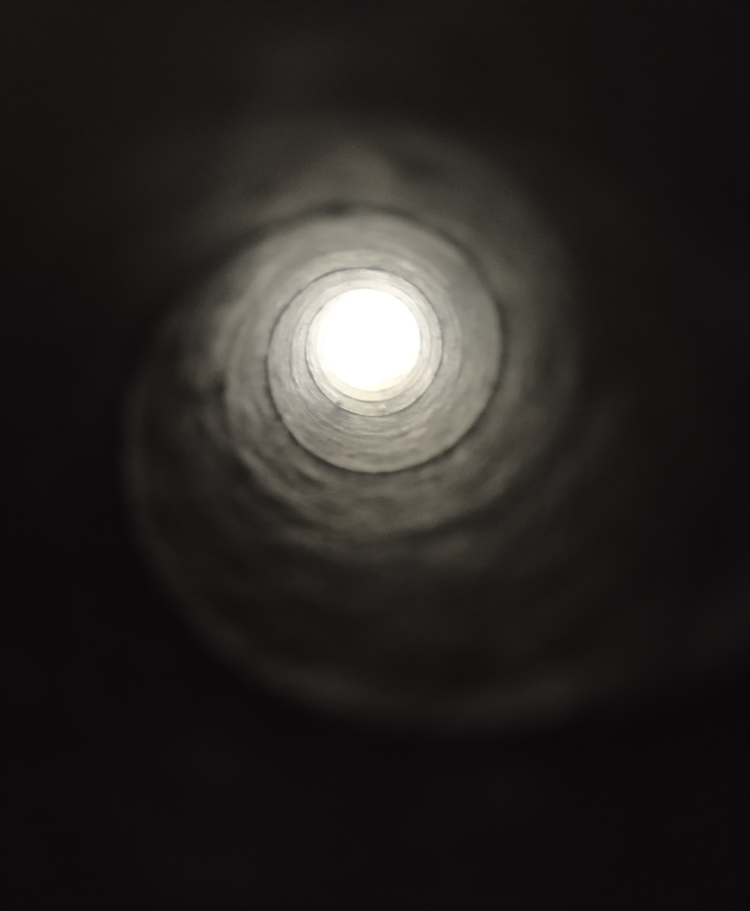
#> input picture data/provided/problem3/tunnel_image.jpg, 3000 x 3644 px (shown at 1/4 size)
$ python problem3.py
#> lines starting #> are read from the running program, lines starting #| are printed output that depends on the picture; after the words box and inside, x2 and y2 are one past the last pixel; in counts of white or black regions, pixels touching at a corner belong together
### src/dip_a2/filters.py
"""Frequency-domain filter transfer functions (ideal / Butterworth / Gaussian),
built from their formulas with plain NumPy array arithmetic, plus the mandated
zero-pad -> centre -> multiply -> invert -> crop filtering pipeline.

numpy.fft is used for the forward/inverse transforms themselves (explicitly allowed
for this problem by the assignment); only the transfer functions H(u,v) and the
pipeline plumbing are "from scratch".
"""
import numpy as np

from .dft import fftshift2d, ifftshift2d
from .utils import zero_pad_to


def radial_distance(shape) -> np.ndarray:
    """D(u,v): distance from the centre of a P x Q frequency rectangle."""
    P, Q = shape
    u = np.arange(P).reshape(-1, 1) - P // 2
    v = np.arange(Q).reshape(1, -1) - Q // 2
    return np.sqrt(u.astype(np.float64) ** 2 + v.astype(np.float64) ** 2)


# [20 lines left out: function make_filter, not called in this run]


def make_homomorphic_filter(shape, D0: float, gammaL: float, gammaH: float, c: float = 1.0) -> np.ndarray:
    """Homomorphic high-frequency-emphasis filter, applied to log I:

    H(u,v) = (gammaH - gammaL) * (1 - exp(-c * D^2 / D0^2)) + gammaL
    """
    D = radial_distance(shape)
    return (gammaH - gammaL) * (1.0 - np.exp(-c * D ** 2 / D0 ** 2)) + gammaL


# [14 lines left out: function filter_pipeline, not called in this run]


def filter_pipeline_reflect(image: np.ndarray, H: np.ndarray) -> np.ndarray:
    """Same as filter_pipeline, but pads with mirror-symmetric reflection instead of
    zeros.

    Zero-padding necessarily introduces a sharp, high-amplitude discontinuity right at
    the image's own boundary (real content jumping to 0). For a mild low/high-pass
    filter this is a minor edge effect (Problem 1 Sec 1.3), but for a filter with a
    strong, broadband high-frequency *gain* (like homomorphic high-frequency emphasis,
    gammaH several times gammaL), that one discontinuity gets amplified into a severe
    ringing spike concentrated at the image boundary -- bad enough to dominate the
    image's own min/max and wreck any min-max rescale of the result. (NB: because
    circular convolution is shift-invariant, simply moving *where* the image sits
    within the zero-padded canvas changes nothing about this -- the artifact is tied to
    the image's own content-to-zero edge, not its position in the periodic canvas.)
    Reflecting the image at its own boundary instead removes that artificial
    discontinuity altogether (the padded region continues the image's own intensity
    smoothly), eliminating the spike. `numpy.pad(..., mode="symmetric")` is plain NumPy
    array manipulation, not a disallowed library filtering routine.
    """
    M, N = image.shape
    P, Q = H.shape
    padded = np.pad(image.astype(np.float64), ((0, P - M), (0, Q - N)), mode="symmetric")
    F = np.fft.fft2(padded)
    F_centered = fftshift2d(F)
    G_centered = F_centered * H
    G = ifftshift2d(G_centered)
    g_padded = np.real(np.fft.ifft2(G))
    return g_padded[:M, :N]

### src/dip_a2/dft.py
"""From-scratch Discrete Fourier Transform machinery (NumPy array arithmetic only).

Used across the assignment wherever a 2-D DFT/IDFT is needed. ``numpy.fft`` is only
used elsewhere for validation against this implementation, never to compute it.
"""
import numpy as np


# [5 lines left out: function dft_matrix, not called in this run]


def idft_matrix(N: int) -> np.ndarray:
    """Return the N x N inverse-DFT matrix, i.e. conj(W_N) / N."""
    return np.conj(dft_matrix(N)) / N


# [14 lines left out: functions dft2d, idft2d, not called in this run]


def fftshift2d(F: np.ndarray) -> np.ndarray:
    """Shift zero-frequency component to the array centre (from scratch, no np.fft)."""
    M, N = F.shape
    return np.roll(np.roll(F, M // 2, axis=0), N // 2, axis=1)


def ifftshift2d(F: np.ndarray) -> np.ndarray:
    """Inverse of fftshift2d (correct for both even and odd dimensions)."""
    M, N = F.shape
    return np.roll(np.roll(F, -(M // 2), axis=0), -(N // 2), axis=1)

### src/dip_a2/utils.py
"""Shared I/O and small helpers (image loading, zero-padding, etc.)."""
import numpy as np


# [29 lines left out: functions zero_pad_to, convolve2d_valid, gaussian_kernel2d, not called in this run]


def histogram_equalize(image: np.ndarray) -> np.ndarray:
    """Global histogram equalization on an 8-bit-range image, from scratch.

    Builds the 256-bin histogram, its normalized CDF, and maps each pixel through it.
    """
    img_u8 = np.clip(image, 0, 255).astype(np.uint8)
    hist = np.bincount(img_u8.ravel(), minlength=256).astype(np.float64)
    cdf = np.cumsum(hist)
    cdf /= cdf[-1]
    lut = np.round(cdf * 255.0).astype(np.float64)
    return lut[img_u8]

### problems/problem3_homomorphic/problem3.py
"""
Problem 3 -- Homomorphic Filtering: Illumination and Reflectance (10 pts)

Runs 3.1 (illustrative log-order demonstration) and 3.2 (implement/tune + histogram
equalization comparison) end to end, writing figures/tables to results/.

No disallowed library (scipy.ndimage/scipy.signal/cv2/skimage) is used anywhere in
this problem. PIL is used only for image I/O and a one-time downsample of the huge
source photo (a practical loading step, not one of the implemented operations).
"""
import json
import platform
import subprocess
import sys
from pathlib import Path

import matplotlib
matplotlib.use("Agg")
import matplotlib.pyplot as plt
import numpy as np
from PIL import Image

sys.path.insert(0, str(Path(__file__).resolve().parents[2] / "src"))
from dip_a2.filters import make_homomorphic_filter, filter_pipeline_reflect  # noqa: E402
from dip_a2.utils import histogram_equalize  # noqa: E402

HERE = Path(__file__).resolve().parent
DATA = HERE.parents[1] / "data"
RESULTS = HERE / "results"
RESULTS.mkdir(exist_ok=True)


def log(msg):
    print(f"[problem3] {msg}")


def record_machine_info():
    info = {"numpy_version": np.__version__}
    try:
        with open("/proc/cpuinfo") as f:
            for line in f:
                if line.startswith("model name"):
                    info["cpu_model"] = line.split(":", 1)[1].strip()
                    break
        info["logical_cpus"] = subprocess.run(["nproc"], capture_output=True, text=True).stdout.strip()
    except Exception:
        pass
    try:
        with open("/proc/meminfo") as f:
            for line in f:
                if line.startswith("MemTotal"):
                    info["ram_gb"] = round(int(line.split()[1]) / 1024 / 1024, 2)
                    break
    except Exception:
        pass
    info["platform"] = platform.platform()
    (RESULTS / "machine_info.json").write_text(json.dumps(info, indent=2))
    log(f"machine info: {info}")
    return info


def load_and_downsample(path, max_dim=900):
    im = Image.open(path).convert("L")
    w, h = im.size
    scale = max_dim / max(w, h)
    new_size = (max(1, int(round(w * scale))), max(1, int(round(h * scale))))
    im_small = im.resize(new_size, Image.LANCZOS)
    arr = np.asarray(im_small, dtype=np.float64)
    log(f"loaded {path.name}: original {im.size}, downsampled to {im_small.size}")
    return arr


# ---------------------------------------------------------------------------
# 3.1 Illustrative demonstration: why log must precede the FFT
# ---------------------------------------------------------------------------
def section_3_1(img):
    F = np.fft.fft2(img)
    log_mag_spectrum = np.log1p(np.abs(np.fft.fftshift(F)))  # log(|FFT(I)|): real, no phase

    log_img = np.log1p(img)
    F_of_log = np.fft.fft2(log_img)
    mag_of_F_of_log = np.log1p(np.abs(np.fft.fftshift(F_of_log)))  # |FFT(log I)|, in log display

    # quantify that log(|FFT(I)|) and |FFT(log I)| are simply different quantities
    a = log_mag_spectrum.ravel()
    b = mag_of_F_of_log.ravel()
    a_n = (a - a.mean()) / (a.std() + 1e-12)
    b_n = (b - b.mean()) / (b.std() + 1e-12)
    correlation = float(np.mean(a_n * b_n))

    fig, axes = plt.subplots(1, 2, figsize=(10, 5))
    axes[0].imshow(log_mag_spectrum, cmap="viridis")
    axes[0].set_title("log(|FFT(I)|)  (log-magnitude spectrum of I)")
    axes[0].axis("off")
    axes[1].imshow(mag_of_F_of_log, cmap="viridis")
    axes[1].set_title("log(|FFT(log I)|)  (spectrum of log I)")
    axes[1].axis("off")
    fig.tight_layout()
    fig.savefig(RESULTS / "3_1_log_order_demo.png", dpi=150)
    plt.close(fig)

    result = {
        "correlation_between_the_two_spectra": correlation,
        "note": "log(|FFT(I)|) is a real, phase-less display quantity and cannot be "
                "inverse-transformed back to a spatial image at all (phase was "
                "discarded by |.|); FFT(log I) is a full complex spectrum (magnitude "
                "AND phase) that CAN be correctly inverted. The two are also simply "
                "different arrays (log and FFT do not commute), confirmed by their "
                "low correlation below.",
    }
    log(f"3.1 log-order demo: correlation={correlation:.4f} (low/unrelated, as expected)")
    (RESULTS / "3_1_result.json").write_text(json.dumps(result, indent=2))
    return result


# ---------------------------------------------------------------------------
# 3.2 Implement and tune
# ---------------------------------------------------------------------------
def apply_homomorphic(image, D0, gammaL, gammaH, c=1.0):
    """Homomorphic filter, then rescale (min-max stretch) back to [0,255].

    The gammaL/gammaH gains act as multipliers in the LOG domain, so after
    exponentiating the result sits at a different absolute brightness level than the
    input (e.g. gammaL<1 compresses the illumination/DC term, which after exp() can
    collapse the whole image far below 0-255). Rescaling to use the full display range
    is standard practice for presenting homomorphic-filter output, and is what actually
    reveals the illumination-flattening/reflectance-detail effect.
    """
    M, N = image.shape
    P, Q = 2 * M, 2 * N
    H = make_homomorphic_filter((P, Q), D0, gammaL, gammaH, c)
    log_img = np.log1p(image)
    filtered_log = filter_pipeline_reflect(log_img, H)
    out = np.expm1(filtered_log)
    out_min, out_max = out.min(), out.max()
    out_stretched = (out - out_min) / (out_max - out_min + 1e-12) * 255.0
    return out_stretched


def find_extreme_blocks(image, block=50, margin=1):
    """Tile `image` into `block`x`block` tiles; return (shadow_slice, bright_slice)
    as the darkest / brightest tile by mean intensity, excluding the outermost ring
    of tiles (margin) to avoid pure-border artifacts."""
    M, N = image.shape
    rows = M // block
    cols = N // block
    means = np.zeros((rows, cols))
    for i in range(rows):
        for j in range(cols):
            means[i, j] = image[i * block:(i + 1) * block, j * block:(j + 1) * block].mean()
    means_interior = means[margin:rows - margin, margin:cols - margin]
    dark_idx = np.unravel_index(np.argmin(means_interior), means_interior.shape)
    bright_idx = np.unravel_index(np.argmax(means_interior), means_interior.shape)
    di, dj = dark_idx[0] + margin, dark_idx[1] + margin
    bi, bj = bright_idx[0] + margin, bright_idx[1] + margin
    shadow_slice = (slice(di * block, (di + 1) * block), slice(dj * block, (dj + 1) * block))
    bright_slice = (slice(bi * block, (bi + 1) * block), slice(bj * block, (bj + 1) * block))
    return shadow_slice, bright_slice


def section_3_2(img):
    M, N = img.shape

    # --- gammaL x gammaH sweep at a representative D0 ---
    D0_fixed = 60.0
    gammaLs = [0.25, 0.5, 0.75]
    gammaHs = [1.5, 2.0, 3.0]
    fig, axes = plt.subplots(len(gammaLs), len(gammaHs), figsize=(4 * len(gammaHs), 4 * len(gammaLs)))
    for i, gL in enumerate(gammaLs):
        for j, gH in enumerate(gammaHs):
            out = apply_homomorphic(img, D0_fixed, gL, gH)
            axes[i, j].imshow(out, cmap="gray", vmin=0, vmax=255)
            axes[i, j].set_title(f"gL={gL}, gH={gH}")
            axes[i, j].axis("off")
    fig.suptitle(f"gammaL x gammaH sweep at D0={D0_fixed}")
    fig.tight_layout()
    fig.savefig(RESULTS / "3_2_gamma_sweep.png", dpi=150)
    plt.close(fig)
    log("3.2 gamma sweep grid saved")

    # --- D0 sweep at an aggressive (gammaL, gammaH) to surface halos ---
    gL_aggr, gH_aggr = 0.2, 3.5
    D0s = [10, 30, 80, 250]
    fig, axes = plt.subplots(1, len(D0s), figsize=(4 * len(D0s), 4))
    for j, D0 in enumerate(D0s):
        out = apply_homomorphic(img, D0, gL_aggr, gH_aggr)
        axes[j].imshow(out, cmap="gray", vmin=0, vmax=255)
        axes[j].set_title(f"D0={D0}")
        axes[j].axis("off")
    fig.suptitle(f"D0 sweep at gammaL={gL_aggr}, gammaH={gH_aggr} (halo search)")
    fig.tight_layout()
    fig.savefig(RESULTS / "3_2_D0_sweep_halo.png", dpi=150)
    plt.close(fig)
    log("3.2 D0 halo-search sweep saved")

    # --- best-tuned homomorphic result (chosen by inspection of the sweeps above) ---
    best_params = {"D0": 60.0, "gammaL": 0.4, "gammaH": 2.0, "c": 1.0}
    homomorphic_out = apply_homomorphic(img, best_params["D0"], best_params["gammaL"],
                                         best_params["gammaH"], best_params["c"])

    # --- histogram equalization on the original image ---
    histeq_out = histogram_equalize(img)

    fig, axes = plt.subplots(1, 3, figsize=(15, 6))
    axes[0].imshow(img, cmap="gray", vmin=0, vmax=255); axes[0].set_title("Original"); axes[0].axis("off")
    axes[1].imshow(homomorphic_out, cmap="gray", vmin=0, vmax=255)
    axes[1].set_title(f"Homomorphic (best: {best_params})"); axes[1].axis("off")
    axes[2].imshow(histeq_out, cmap="gray", vmin=0, vmax=255)
    axes[2].set_title("Global histogram equalization"); axes[2].axis("off")
    fig.tight_layout()
    fig.savefig(RESULTS / "3_2_comparison.png", dpi=150)
    plt.close(fig)

    # --- data-driven shadow/bright region selection on the ORIGINAL image ---
    shadow_slice, bright_slice = find_extreme_blocks(img, block=50, margin=1)
    log(f"3.2 shadow block slice={shadow_slice}, bright block slice={bright_slice}")

    def stats(arr, sl):
        patch = arr[sl]
        return {
            "mean": float(patch.mean()),
            "std": float(patch.std()),
            "max": float(patch.max()),
            "frac_above_250": float(np.mean(patch >= 250)),
        }

    table = {
        "shadow_region": {
            "original": stats(img, shadow_slice),
            "homomorphic": stats(homomorphic_out, shadow_slice),
            "histeq": stats(histeq_out, shadow_slice),
        },
        "bright_region": {
            "original": stats(img, bright_slice),
            "homomorphic": stats(homomorphic_out, bright_slice),
            "histeq": stats(histeq_out, bright_slice),
        },
        "best_params": best_params,
        "shadow_slice": [[int(shadow_slice[0].start), int(shadow_slice[0].stop)],
                          [int(shadow_slice[1].start), int(shadow_slice[1].stop)]],
        "bright_slice": [[int(bright_slice[0].start), int(bright_slice[0].stop)],
                          [int(bright_slice[1].start), int(bright_slice[1].stop)]],
    }
    log(f"3.2 local-contrast table: {json.dumps(table, indent=2)}")
    (RESULTS / "3_2_result.json").write_text(json.dumps(table, indent=2))
    return table


def main():
    record_machine_info()
#> (the call stopped at in record_machine_info, `info["logical_cpus"] = subprocess.run(["nproc"], capture_output=True, ..`: subprocess is not available in this run)
    img = load_and_downsample(DATA / "provided" / "problem3" / "tunnel_image.jpg", max_dim=900)

    log("=== 3.1 ===")
    section_3_1(img)
#> in section_3_1, `mag_of_F_of_log = np.log1p(np.abs(np.fft.fftshift(F_of_log)))`:
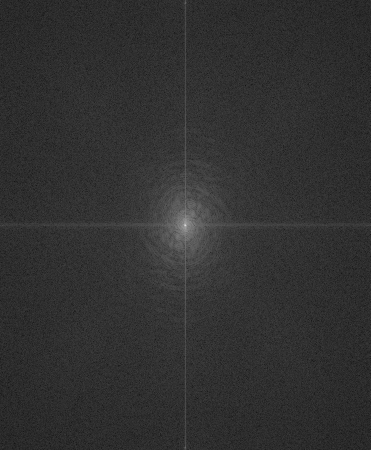
#> mag_of_F_of_log: shape (900, 741) float64 (shown at 1/2 size); min 0.0163, max 14.59, mean 2.84; drawn with min black and max white
#> in section_3_1, `correlation = float(np.mean(a_n * b_n))`: correlation = 0.669

    log("=== 3.2 ===")
    section_3_2(img)
#> the loop in section_3_2, `for i, gL in enumerate(gammaLs):` made 3 passes
#> pass 1, in apply_homomorphic, `out = np.expm1(filtered_log)`:
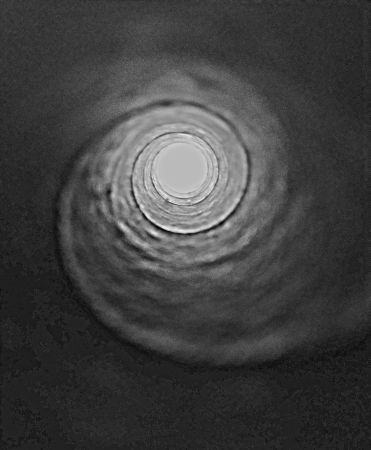
#> out: shape (900, 741) float64 (shown at 1/2 size); min 0.42, max 3.95, mean 1.31; drawn with min black and max white
#> the loop in section_3_2, `for j, D0 in enumerate(D0s):` made 4 passes
#> (out_min in apply_homomorphic, out_max in apply_homomorphic) on passes 1 to 4: (-0.732, 13.22), (-0.735, 9.02), (-0.524, 5.14), (-0.0351, 4.03)
#> pass 1, in apply_homomorphic (call 10), `filtered_log = filter_pipeline_reflect(log_img, H)`:
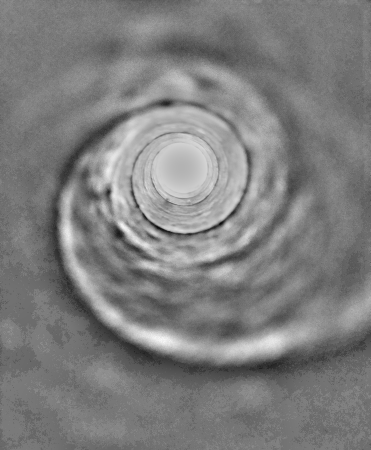
#> filtered_log: shape (900, 741) float64 (shown at 1/2 size); min -1.32, max 2.65, mean 0.651; drawn with min black and max white
#> pass 1, in apply_homomorphic (call 10), `out = np.expm1(filtered_log)`:
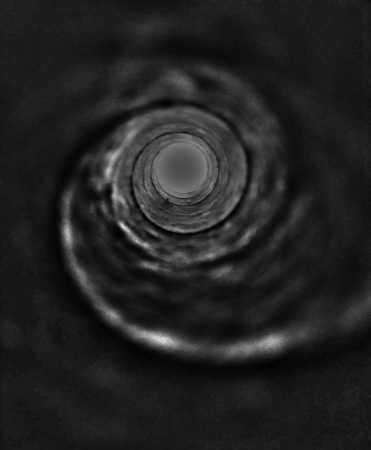
#> out: shape (900, 741) float64 (shown at 1/2 size); min -0.732, max 13.22, mean 1.16; drawn with min black and max white
#> in section_3_2, `fig.savefig(RESULTS / "3_2_D0_sweep_halo.png", dpi=150)`:
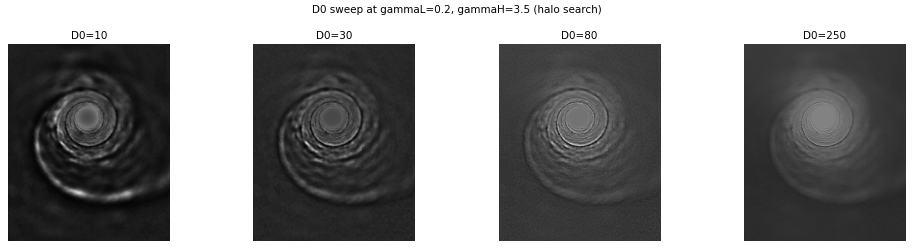
#> figure drawn by matplotlib, 4 panels
#> in histogram_equalize, `hist = np.bincount(img_u8.ravel(), minlength=256).astype(np.float64)`: hist = 256 values, max 63490 at index 12, min 0 at index 0, mean 2605.1
#> in histogram_equalize, `cdf = np.cumsum(hist)`: cdf = 256 values from 0 to 666900
#> in histogram_equalize, `cdf /= cdf[-1]`: cdf = 256 values from 0 to 1
#> in histogram_equalize, `lut = np.round(cdf * 255.0).astype(np.float64)`: lut = 256 values from 0 to 255
#> in histogram_equalize, `return lut[img_u8]`:
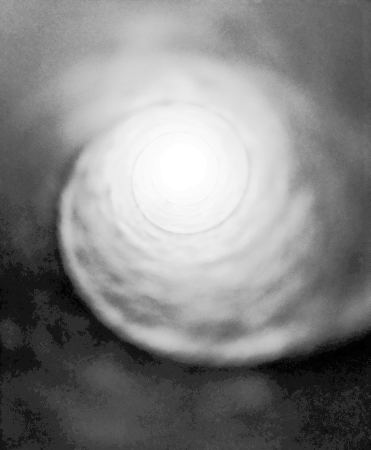
#> returned value: shape (900, 741) float64 (shown at 1/2 size); min 0, max 255, mean 132
#> in find_extreme_blocks, `dark_idx = np.unravel_index(np.argmin(means_interior), means_interior...`: dark_idx = (13, 11)
#> in find_extreme_blocks, `bright_idx = np.unravel_index(np.argmax(means_interior), means_interio..`: bright_idx = (5, 6)
#> in find_extreme_blocks, `di, dj = dark_idx[0] + margin, dark_idx[1] + margin`: di = 14; dj = 12
#> in find_extreme_blocks, `bi, bj = bright_idx[0] + margin, bright_idx[1] + margin`: bi = 6; bj = 7
#> in stats (call 4), `patch = arr[sl]`:
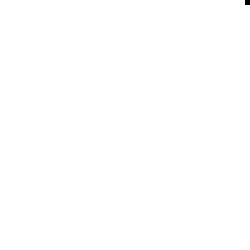
#> patch: shape (50, 50) float64 (shown 5 times larger); values 249 (black) and 255 (white), 100% white; black in thin lines or dots, all inside (x1, y1, x2, y2) = (49, 0, 50, 1)

    log(f"All results written to {RESULTS}")


if __name__ == "__main__":
    main()
